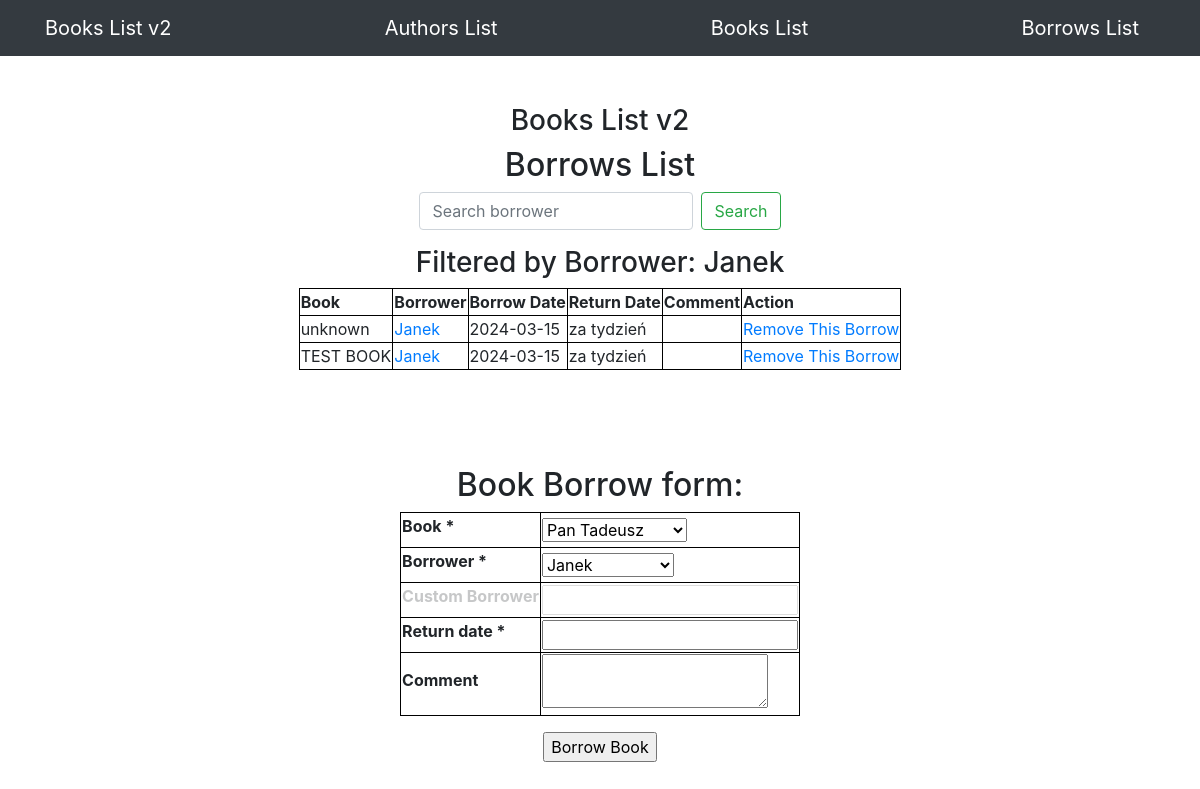
The app's page /borrows/?borrower=Janek, older data.
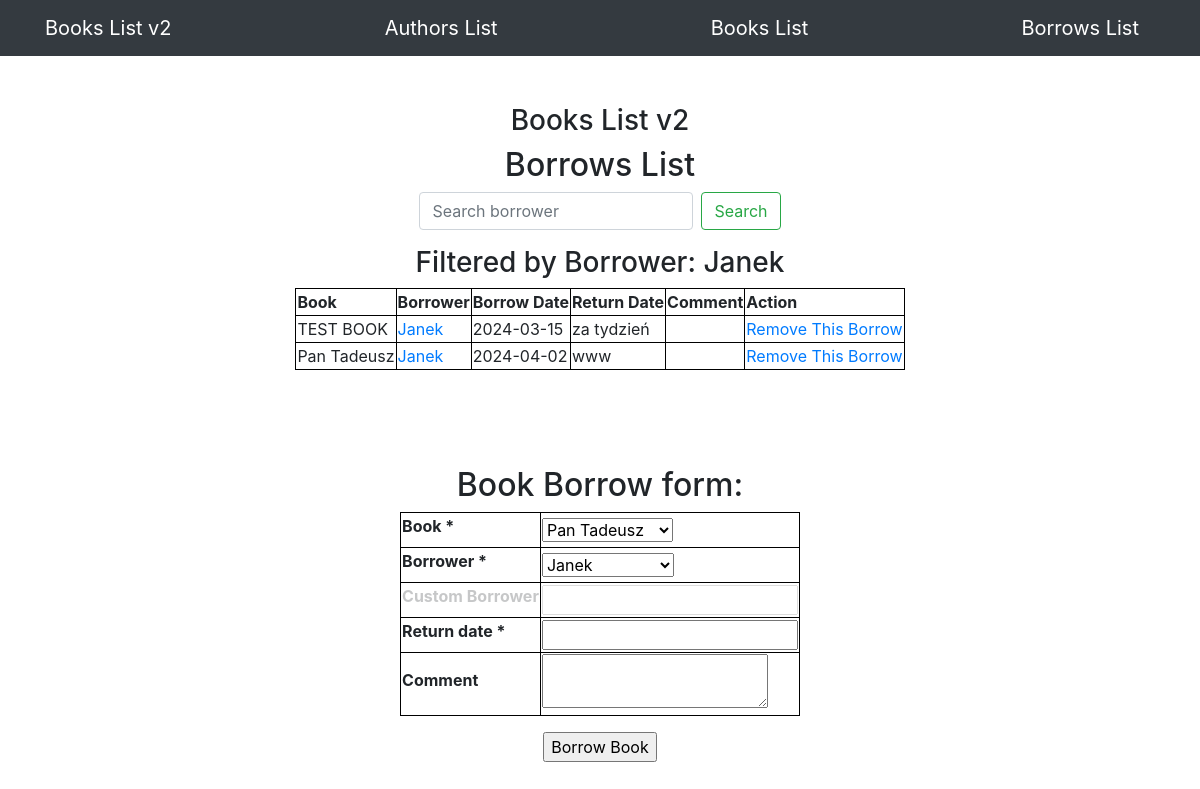
The same page, newer data.
### app/models.py (models this page shows, shortened)
class Borrow(db.Model):
    id = db.Column(db.Integer, primary_key=True)
    borrower = db.Column(db.String(100), index=True)
    borrow_date = db.Column(db.String(100), index=True, default=datetime.today().strftime('%Y-%m-%d'))
    return_date = db.Column(db.String(100), index=True)
    comment = db.Column(db.String(100), index=True)
    book_id = db.Column(db.Integer, db.ForeignKey('book.id'))
    book = db.relationship("Book", back_populates="borrows")

class Book(db.Model):
    id = db.Column(db.Integer, primary_key=True)
    title = db.Column(db.String(100), index=True)
    date = db.Column(db.String(100), index=True, default=datetime.today().strftime('%Y-%m-%d'))
    comment = db.Column(db.String(100), index=True)
    author_id = db.Column(db.Integer, db.ForeignKey('author.id'))
    borrows = db.relationship("Borrow", back_populates="book")

### app/routes.py (the view)
@app.route('/borrows/', methods=["GET"])
def borrows_view():
    books = Book.query.all()
    borrows = Borrow.query.all()
    borrower_name = request.args.get('borrower')
    search_query = request.args.get('search')
    form = BorrowAndBookForm(books, borrows, borrower=borrower_name)
    if borrower_name:
        borrows = Borrow.query.filter_by(borrower=borrower_name).all()
        search_query = None
    elif search_query:
        borrows = Borrow.query.filter(Borrow.borrower.ilike(f"%{search_query}%")).all()
        borrower_name = None
    else:
        borrows = Borrow.query.all()
        borrower_name = None
        search_query = None
    return render_template("borrows.html",
                           form=form,
                           borrower=borrower_name,
                           search=search_query,
                           borrows=borrows)

### app/forms.py (shortened to what this page needs)
class BorrowAndBookForm(FlaskForm):
    book = SelectField('Book', validators=[DataRequired()])
    borrower = SelectField('Borrower', validators=[DataRequired()])
    customborrower = StringField('Custom Borrower', validators=[Optional()])
    return_date = StringField('Return date', validators=[DataRequired()])
    comment = TextAreaField('Comment')
    def __init__(self, books, borrows, extra_validators=None, *args, **kwargs):
        extra_validators = kwargs.pop('extra_validators', None)
        super(BorrowAndBookForm, self).__init__(*args, **kwargs)
        books_choices = [book.title for book in books]
        self.book.choices = books_choices
        self.books_titles = [book.title for book in books]
        borrower_choices = [borrow.borrower for borrow in borrows] + ['custom']
        self.borrower.choices = borrower_choices
        self.borrowers_names = [borrow.borrower for borrow in borrows]
        self.extra_validators = extra_validators

### app/templates/borrows.html (shortened to what this page needs)
{% extends "base.html" %}
{% block content %}
<div class="d-flex flex-column justify-content-center align-items-center">
    <div class="col-lg-12 text-center d-flex flex-column justify-content-center align-items-center">
        <h3 class="mt-5">Books List v2</h3>
        <h2>Borrows List</h2>
        <form class="form-inline mb-3" action="/borrows/" method="GET">
            <input class="form-control mr-sm-2" type="text" value="{% if search_query %}{{ search_query }}{% endif %}" placeholder="Search borrower" aria-label="Search borrower" name="search">
            <button class="btn btn-outline-success" type="submit">Search</button>
        </form>
        {% if borrower %}
        <h3>Filtered by Borrower: {{ borrower }}</h3>
        {% endif %}
    </div>
    {% if borrows %}
    <table class="mb-5">
        <thead>
        <th>Book</th>
        <th>Borrower</th>
        <th>Borrow Date</th>
        <th>Return Date</th>
        <th>Comment</th>
        <th>Action</th>
        </thead>
        {% for borrow in borrows %}
        <tr>
            {% if borrow.book.title %}
            <td>{{ borrow.book.title }}</td>
            {% else %}
            <td>unknown</a></td>
            {% endif %}
            <td><a href="/borrows/?borrower={{ borrow.borrower }}">{{ borrow.borrower }}</a></td>
            <td>{{ borrow.borrow_date }}</td>
            <td>{{ borrow.return_date }}</td>
            <td>{{ borrow.comment }}</td>
            <td><a href="/removeborrow/{{ borrow.id }}">Remove This Borrow</a></td>
        </tr>
        {% endfor %}
    {% else %}
        <h3>Nothing was found.</h3>
    {% endif %}
    </table>
    <div class="d-flex flex-column justify-content-center align-items-center">
        <h2 class="mt-5">Book Borrow form:</h2>
        <form class="d-flex flex-column justify-content-center align-items-center mb-5" method="POST" action="/addborrow/">
            <table class="mb-3">
                {% for field in form if field.widget.input_type != 'hidden' %}
                    <tr class={{ field.id }}>
                        <th>{{ field.label }} {% if field.flags.required %}*{% endif %}</th>
                        <td>{{ field }}</td>
                    </tr>
                {% endfor %}
            </table>
            <input type="submit" value="Borrow Book">
        </form>
    </div>
</div>
{% endblock %}

Row changes from the older to the newer data that the page shows:
removed Borrow: shows "unknown", borrower "Janek", borrow_date "2024-03-15", return_date "za tydzień"
added Borrow: book "Pan Tadeusz", borrower "Janek", borrow_date "2024-04-02", return_date "www"
